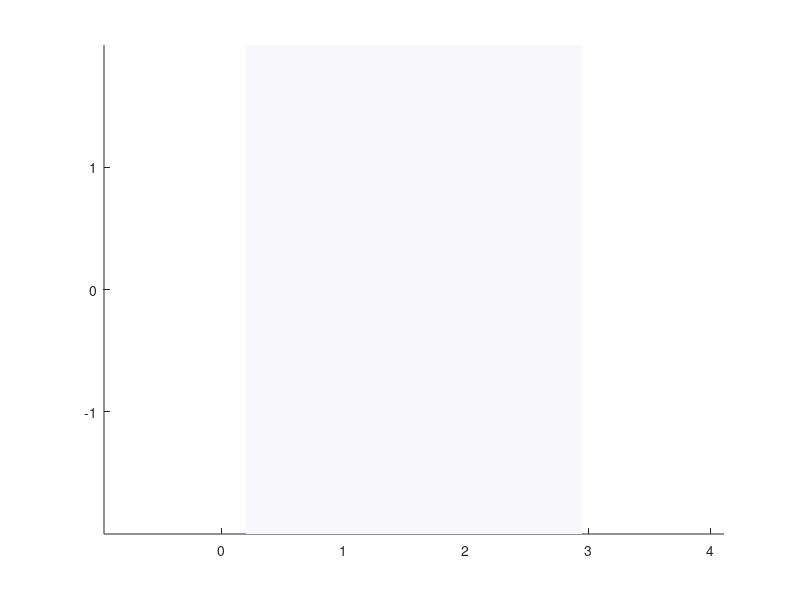

MATLAB code to generate this figure: (Note: this script raises an error after producing the figure.)
clf, hold on, axis equal

c = [0.5 0.5 0.5];
c1 = [0.7 0.7 0.7];

%% Mirrors
Luecke = 0.4;
Luecke05 = Luecke/2;
Breite = 2.75;
Hoehe =  4;
Dicke = 0.01; %Spiegeldicke = 0.005 aber das ist bisschen zu dünn

% Rechteck unten
MirrorU1 = [Luecke05 Luecke05+Breite Luecke05+Breite Luecke05 % x
      -Hoehe/2 -Hoehe/2 Hoehe/2 Hoehe/2                 % y
      0 0 0 0                                  ]';      % z
patch(MirrorU1(:,1),MirrorU1(:,2),MirrorU1(:,3),[0.9 0.9 0.9],'linestyle','none')

% rechteck oben
MirrorO1 = MirrorU1;
MirrorO1(:,3) = ones(4,1)*Dicke;
patch(MirrorO1(:,1),MirrorO1(:,2),MirrorO1(:,3),[0.97 0.97 0.99],'linestyle','none')

% Wände
%prisma(MirrorU1,MirrorO1,[0.9 0.9 0.9]);

% Punkte xyz
    
[Mirror1.x,Mirror1.y,Mirror1.z] = prisma(MirrorU1,MirrorO1,[0.9 0.9 0.9]);
    % da cap auch ein 4-eck, alles in einer Matrix
Mirror1.x = [Mirror1.x MirrorO1(:,1) MirrorU1(:,1)];
Mirror1.y = [Mirror1.y MirrorO1(:,2) MirrorU1(:,2)];
Mirror1.z = [Mirror1.z MirrorO1(:,3) MirrorU1(:,3)];
% vllt den Mirror oben extra, für eine andere Farbe

%% Pads
Pad_xAbstand = 1;
Pad_yAbstand = 0.6;

Mittel_Pad_loc = [Breite/2+Luecke05 
                  0 
                  0                ];

Pad_location = zeros(7*3,3); % allocate memory
n = 1;
for j = -1:1

    for k = linspace(-Pad_yAbstand*3,Pad_yAbstand*3,7)
        
        Pad_location(n,:) = [Mittel_Pad_loc(1)+j
                             Mittel_Pad_loc(2)+k
                             0                  ];
        n = n+1;
    end
end


% n-Eck
r = 0.05;
n = 22;
alpha = linspace(0,360-360/n,n); 

nEck = [r*cosd(alpha)
        r*sind(alpha)
        zeros(1,n)]';

Pad_dicke = 0.02;

PadsO21 = zeros(n,14*3);
PadsU21 = zeros(n,14*3);

Pads21.x = zeros(4,size(Pad_location,1)*n); % = 21
Pads21.y = Pads21.x;
Pads21.z = Pads21.x;
Pads21.Cap.x = zeros(n,21);
Pads21.Cap.y = Pads21.Cap.x;
Pads21.Cap.z = Pads21.Cap.x;


for j = 1:size(Pad_location,1) % n-Eck bei location plotten
  
    nEckj = nEck + repmat(Pad_location(j,:),size(nEck,1),1);

    nEckj_drueber = nEckj;
    nEckj_drueber(:,3) = ones(1,size(nEck,1))*-Pad_dicke;

    idx = j*n+1-n:j*n;
    [Pads21.x(:,idx),Pads21.y(:,idx),Pads21.z(:,idx)] = prisma(nEckj,nEckj_drueber,c1);
    patch(nEckj_drueber(:,1),nEckj_drueber(:,2),nEckj_drueber(:,3),c1,'linestyle','none')
    
    % Punkte erstellen  oben schon 3^ 
    Pads21.Cap.x(:,j) = nEckj_drueber(:,1);
    Pads21.Cap.y(:,j) = nEckj_drueber(:,2);
    Pads21.Cap.z(:,j) = nEckj_drueber(:,3);

    PadsO21(:,j*3-2:j*3) = nEckj;
    PadsU21(:,j*3-2:j*3) = nEckj_drueber;
end

% entpacken


%% Brackets (Winkeleisen)

[BracketO21, BracketU21] = bracket(Pad_location);


for j = 1:size(BracketO21,2)/3

    idx = (j-1)*14+1:j*14;
    idx2 = (j-1)*3+1:j*3;
    [Bracket21.x(:,idx),Bracket21.y(:,idx),Bracket21.z(:,idx)] = prisma(BracketO21(:,idx2),BracketU21(:,idx2),[0.9 0.9 0.9]);
end

Bracket21.Cap.x = [BracketO21(:,1:3:end) BracketU21(:,1:3:end)];
Bracket21.Cap.y = [BracketO21(:,2:3:end) BracketU21(:,2:3:end)];
Bracket21.Cap.z = [BracketO21(:,3:3:end) BracketU21(:,3:3:end)];


%% Support arms

dicke_SupportArm = 0.01;
seite1 = 0.1;
seite2 = 0.04;


Profil_SpA = winkelprofil(seite1,seite2,dicke_SupportArm,5,0.5*dicke_SupportArm);
%plot(Profil_SpA(:,1),Profil_SpA(:,2))

z = Profil_SpA(:,1)-seite1 -0.12; %nach unten verschieben (um wie viel noch ändern)
x = Profil_SpA(:,2);

                                            ueberhang = 0.1; % noch etwas reduzieren
y = ones(length(x),1)* (6/2)*Pad_yAbstand + ueberhang;

    pos_Spax = [Mittel_Pad_loc(1,:)-1 
                Mittel_Pad_loc(1,:) 
                Mittel_Pad_loc(1,:)+1];
    pos_Spax = pos_Spax - dicke_SupportArm/2; % Verschiebung, damits unterm Nippel ist



pos_SpA = zeros(3);
pos_SpA(:,1) = pos_Spax;

SupArmO3 = zeros(length(x),3*size(pos_SpA,1));
SupArmU3 = SupArmO3;
idx = 1;
for j = 1:size(pos_SpA,1)

    x1 = x+pos_SpA(j,1); y1 = y+pos_SpA(j,2); z1 = z+pos_SpA(j,3);
   
    fill3(x1,y1,z1,c,'linestyle','none')
    [SupArm3.x(:,idx:idx+13),SupArm3.y(:,idx:idx+13),SupArm3.z(:,idx:idx+13)]=prisma([x1 y1 z1],[x1 -y1 z1],c);
        idx = idx+14;
    fill3(x1,-y1,z1,c,'linestyle','none');

     % Punkte erstellen
     SupArmO3(:,j*3-2:j*3) = [x1 y1 z1];
     SupArmU3(:,j*3-2:j*3) = [x1 -y1 z1];
end

% xyz-Punkte
SupArm3.Cap.x = [SupArmO3(:,1:3:end) SupArmU3(:,1:3:end)];
SupArm3.Cap.y = [SupArmO3(:,2:3:end) SupArmU3(:,2:3:end)];
SupArm3.Cap.z = [SupArmO3(:,3:3:end) SupArmU3(:,3:3:end)];


%% Diagonals





%% Torque Tube







